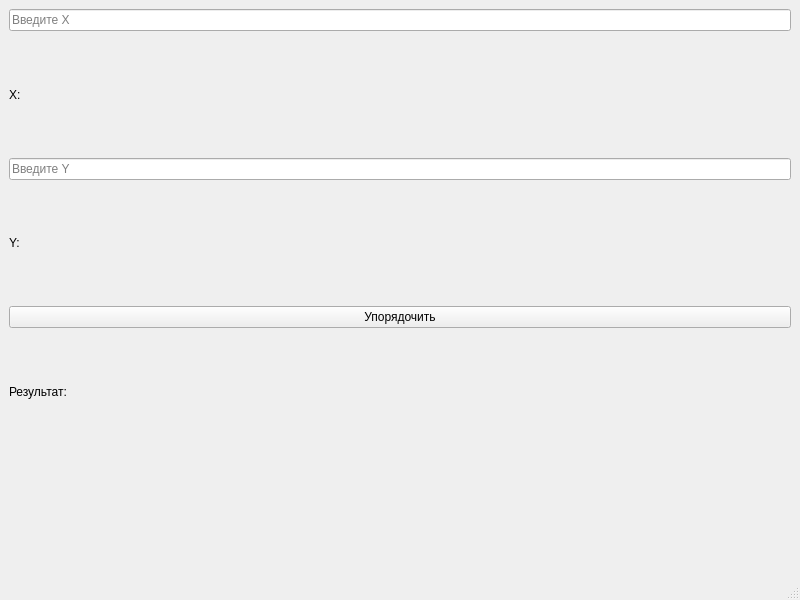
<?xml version="1.0" encoding="UTF-8"?>
<ui version="4.0">
 <class>MainWindow</class>
 <widget class="QMainWindow" name="MainWindow">
  <property name="geometry">
   <rect>
    <x>0</x>
    <y>0</y>
    <width>800</width>
    <height>600</height>
   </rect>
  </property>
  <property name="windowTitle">
   <string>MainWindow</string>
  </property>
  <widget class="QWidget" name="centralwidget">
   <layout class="QVBoxLayout" name="verticalLayout">
    <item>
     <widget class="QLineEdit" name="lineEditX">
      <property name="placeholderText">
       <string>Введите X</string>
      </property>
     </widget>
    </item>
    <item>
     <widget class="QLabel" name="label">
      <property name="text">
       <string>X:</string>
      </property>
     </widget>
    </item>
    <item>
     <widget class="QLineEdit" name="lineEditY">
      <property name="placeholderText">
       <string>Введите Y</string>
      </property>
     </widget>
    </item>
    <item>
     <widget class="QLabel" name="label_2">
      <property name="text">
       <string>Y:</string>
      </property>
     </widget>
    </item>
    <item>
     <widget class="QPushButton" name="pushButton">
      <property name="text">
       <string>Упорядочить</string>
      </property>
     </widget>
    </item>
    <item>
     <widget class="QLabel" name="label_3">
      <property name="text">
       <string>Результат:</string>
      </property>
     </widget>
    </item>
    <item>
     <widget class="QLabel" name="labelResult">
      <property name="styleSheet">
       <string notr="true">font-size: 14px;
color: #2c3e50;</string>
      </property>
      <property name="text">
       <string/>
      </property>
     </widget>
    </item>
   </layout>
  </widget>
  <widget class="QMenuBar" name="menubar">
   <property name="geometry">
    <rect>
     <x>0</x>
     <y>0</y>
     <width>800</width>
     <height>23</height>
    </rect>
   </property>
  </widget>
  <widget class="QStatusBar" name="statusbar"/>
 </widget>
 <resources/>
 <connections/>
</ui>
